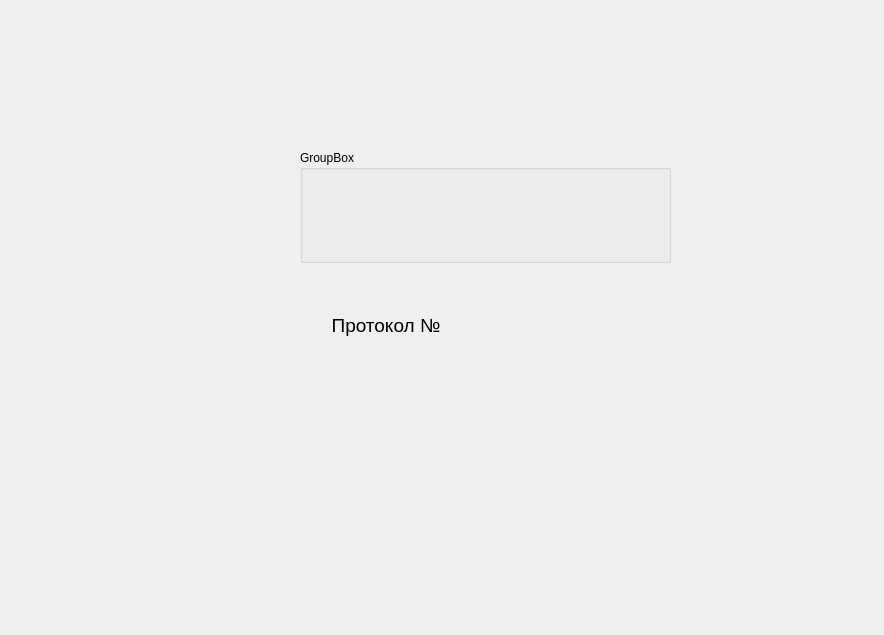
<?xml version="1.0" encoding="UTF-8"?>
<ui version="4.0">
 <class>SecondWindow</class>
 <widget class="QDialog" name="SecondWindow">
  <property name="geometry">
   <rect>
    <x>0</x>
    <y>0</y>
    <width>884</width>
    <height>635</height>
   </rect>
  </property>
  <property name="windowTitle">
   <string>Dialog</string>
  </property>
  <property name="layoutDirection">
   <enum>Qt::LeftToRight</enum>
  </property>
  <widget class="QWidget" name="gridLayoutWidget">
   <property name="geometry">
    <rect>
     <x>300</x>
     <y>150</y>
     <width>371</width>
     <height>231</height>
    </rect>
   </property>
   <layout class="QGridLayout" name="gridLayout">
    <item row="2" column="0">
     <layout class="QGridLayout" name="gridLayout_6"/>
    </item>
    <item row="1" column="1">
     <layout class="QGridLayout" name="gridLayout_4"/>
    </item>
    <item row="0" column="1">
     <layout class="QGridLayout" name="gridLayout_2"/>
    </item>
    <item row="0" column="0">
     <widget class="QGroupBox" name="groupBox">
      <property name="title">
       <string>GroupBox</string>
      </property>
     </widget>
    </item>
    <item row="1" column="0">
     <layout class="QGridLayout" name="gridLayout_3">
      <item row="0" column="0">
       <widget class="QLabel" name="label_2">
        <property name="font">
         <font>
          <pointsize>14</pointsize>
         </font>
        </property>
        <property name="layoutDirection">
         <enum>Qt::LeftToRight</enum>
        </property>
        <property name="autoFillBackground">
         <bool>true</bool>
        </property>
        <property name="text">
         <string>      Протокол №</string>
        </property>
       </widget>
      </item>
     </layout>
    </item>
    <item row="3" column="0">
     <layout class="QFormLayout" name="formLayout"/>
    </item>
   </layout>
  </widget>
 </widget>
 <resources/>
 <connections/>
</ui>
